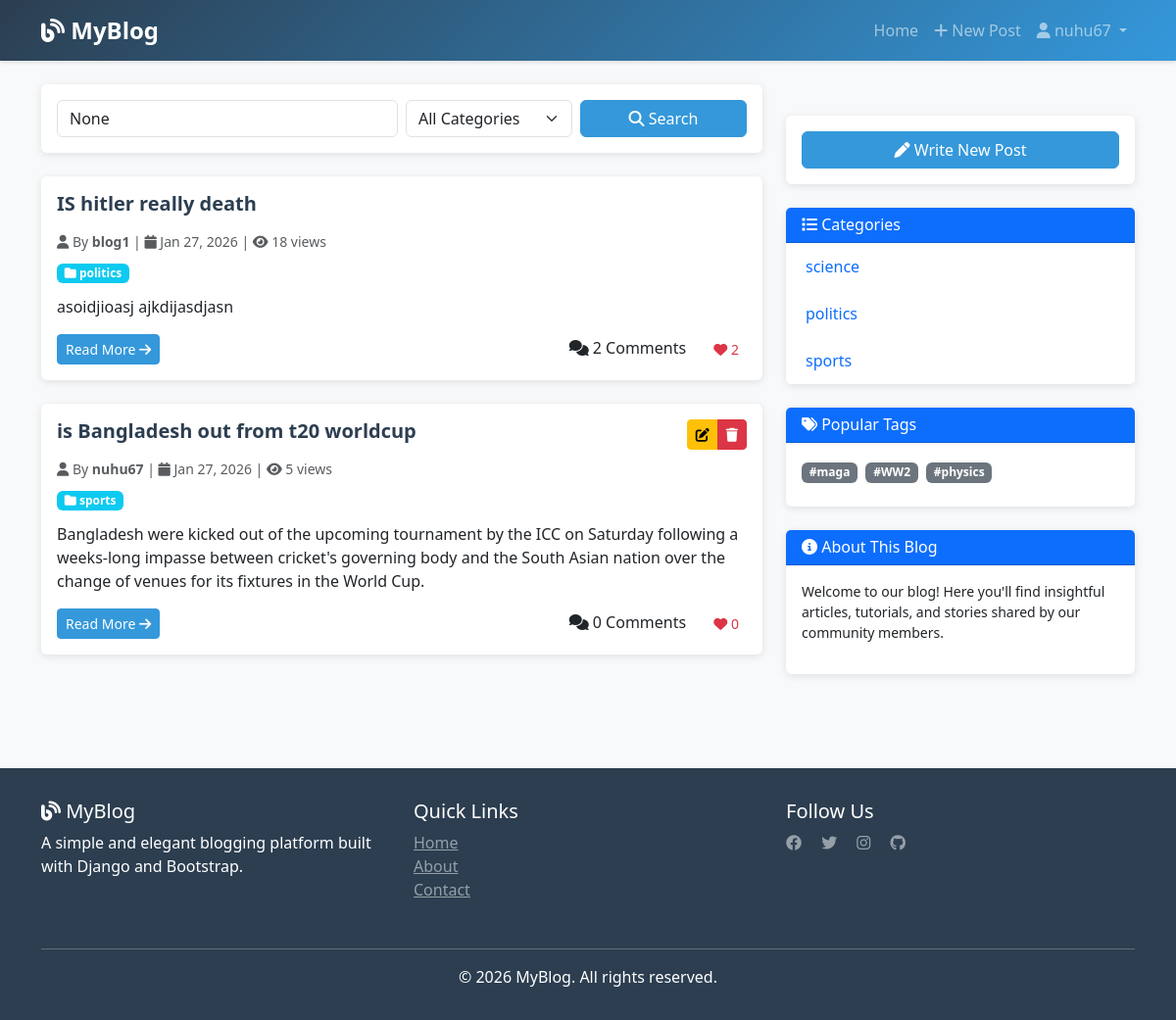
Screenshot of / (signed in) with the database file from the repository.
### blog/models.py (models this page shows, shortened)
class Post(models.Model):
    title=models.CharField(max_length=100)
    content=RichTextField(blank=True, null=True)
    author=models.ForeignKey(User, on_delete=models.CASCADE)
    created_at=models.DateTimeField(auto_now_add=True)
    updated_at=models.DateTimeField(auto_now=True)
    Catagory=models.ForeignKey(Catagory, on_delete=models.SET_NULL , null=True)
    tags=models.ManyToManyField(Tag)
    view_count=models.PositiveBigIntegerField(default=0)
    liked_users=models.ManyToManyField(User, related_name='liked_posts')

class Catagory(models.Model):
    name = models.CharField(max_length=100)

class Tag (models.Model):
    name = models.CharField(max_length=100)

### blog/views.py (the view)
# urls.py: path('', views.post_list, name='post_list'),
def post_list(request):
    catagoryQ=request.GET.get('category')
    tagQ=request.GET.get('tag')
    searchQ=request.GET.get('q')
    posts=Post.objects.all()
    if catagoryQ:
        posts=posts.filter(Catagory__name=catagoryQ)
    if tagQ:
        posts=posts.filter(tags__name=tagQ)
    if searchQ:
        posts=posts.filter(
            Q(title__icontains=searchQ) | Q(content__icontains=searchQ)
            | Q(tags__name__icontains=searchQ) | Q(Catagory__name__icontains=searchQ)
        ).distinct()
    paginator=Paginator(posts,2)
    page_number=request.GET.get('page')
    page_obj=paginator.get_page(page_number)
    context={
      "page_obj":page_obj,
      "catagories":Catagory.objects.all(),
      "tags":Tag.objects.all(),
      "search_query":searchQ,
      "catagory_query":catagoryQ,
      "tag_query":tagQ,
    }
    return render(request,'blog/post_list.html',context)

### templates/blog/post_list.html (shortened to what this page needs)
{% extends 'base.html' %}
{% load crispy_forms_tags %}
{% block content %}
<div class="row">
    <div class="col-lg-8">
        <div class="card mb-4">
            <div class="card-body">
                <form method="GET" class="row g-2">
                    <div class="col-md-6">
                        <input type="text" name="q" class="form-control"
                               placeholder="Search posts..."
                               value="{{ search_query }}">
                    </div>
                    <div class="col-md-3">
                        <select name="category" class="form-select">
                            <option value="">All Categories</option>
                        </select>
                    </div>
                    <div class="col-md-3">
                        <button type="submit" class="btn btn-primary w-100">
                            <i class="fas fa-search"></i> Search
                        </button>
                    </div>
                </form>
            </div>
        </div>
        {% if page_obj %}
            {% for post in page_obj %}
            <div class="card mb-4">
                <div class="card-body">
                    <div class="d-flex justify-content-between align-items-start mb-2">
                        <h5 class="card-title post-title">{{ post.title }}</h5>
                        {% if user == post.author %}
                        <div class="btn-group btn-group-sm">
                            <a href="{% url 'post_update' post.id %}" class="btn btn-warning" title="Edit">
                                <i class="fas fa-edit"></i>
                            </a>
                            <a href="{% url 'post_delete' post.id %}" class="btn btn-danger" title="Delete" onclick="return confirm('Are you sure?')">
                                <i class="fas fa-trash"></i>
                            </a>
                        </div>
                        {% endif %}
                    </div>
                    <p class="text-muted small mb-2">
                        <i class="fas fa-user"></i> By <strong>{{ post.author.username }}</strong> |
                        <i class="fas fa-calendar"></i> {{ post.created_at|date:"M d, Y" }} |
                        <i class="fas fa-eye"></i> {{ post.view_count }} views
                    </p>
                    {% if post.Catagory %}
                    <p class="mb-2">
                        <span class="badge bg-info">
                            <i class="fas fa-folder"></i> {{ post.Catagory.name }}
                        </span>
                    </p>
                    {% endif %}
                    <div class="card-text post-excerpt mb-3">
                        {{ post.content|truncatewords:50|safe }}
                    </div>
                    <div class="d-flex justify-content-between align-items-center">
                        <div>
                            <a href="{% url 'post_detail' post.id %}" class="btn btn-sm btn-primary">
                                Read More <i class="fas fa-arrow-right"></i>
                            </a>
                        </div>
                        <div>
                            <span class="me-3">
                                <i class="fas fa-comments"></i>
                                {{ post.comment_set.count }} Comments
                            </span>
                            {% if user.is_authenticated %}
                            <form method="POST" action="{% url 'like_post' post.id %}" class="d-inline">
                                <button type="submit" class="btn btn-sm {% if is_liked %}btn-danger{% else %}btn-outline-danger{% endif %}" style="border: none; background: none;">
                                    <i class="fas fa-heart"></i> {{ post.liked_users.count }}
                                </button>
                            </form>
                            {% else %}
                            <span class="text-danger"><i class="fas fa-heart"></i> {{ post.liked_users.count }}</span>
                            {% endif %}
                        </div>
                    </div>
                </div>
            </div>
            {% endfor %}
        {% else %}
        <div class="alert alert-info text-center py-5">
            <i class="fas fa-inbox fa-2x mb-3"></i>
            <p>No posts found. Try adjusting your search or filters.</p>
        </div>
        {% endif %}
    </div>
    <div class="col-lg-4">
        <div class="sidebar">
            {% if user.is_authenticated %}
            <div class="card mb-4">
                <div class="card-body text-center">
                    <a href="{% url 'post_create' %}" class="btn btn-primary w-100">
                        <i class="fas fa-pen"></i> Write New Post
                    </a>
                </div>
            </div>
            {% endif %}
            <div class="card">
                <div class="card-header bg-primary text-white">
                    <h6 class="mb-0"><i class="fas fa-list"></i> Categories</h6>
                </div>
                <ul class="list-group list-group-flush">
                    {% for category in catagories %}
                    <li class="list-group-item">
                        <a href="?category={{ category.name }}" class="text-decoration-none">
                            {{ category.name }}
                        </a>
                    </li>
                    {% empty %}
                    <li class="list-group-item text-muted">No categories yet</li>
                    {% endfor %}
                </ul>
            </div>
            <div class="card mt-4">
                <div class="card-header bg-primary text-white">
                    <h6 class="mb-0"><i class="fas fa-tags"></i> Popular Tags</h6>
                </div>
                <div class="card-body">
                    {% for tag in tags %}
                        <a href="?tag={{ tag.name }}" class="badge bg-secondary text-decoration-none mb-2">
                            {{ tag.name }}
                        </a>
                    {% empty %}
                    <p class="text-muted">No tags yet</p>
                    {% endfor %}
                </div>
            </div>
            <div class="card mt-4">
                <div class="card-header bg-primary text-white">
                    <h6 class="mb-0"><i class="fas fa-info-circle"></i> About This Blog</h6>
                </div>
                <div class="card-body">
                    <p class="small">Welcome to our blog! Here you'll find insightful articles, tutorials, and stories shared by our community members.</p>
                </div>
            </div>
        </div>
    </div>
</div>
{% endblock %}

### templates/base.html (shortened to what this page needs)
<!DOCTYPE html>
<html lang="en">
<head>
    <link href="https://cdn.jsdelivr.net/npm/bootstrap@5.3.0/dist/css/bootstrap.min.css" rel="stylesheet">
    <link rel="stylesheet" href="https://cdnjs.cloudflare.com/ajax/libs/font-awesome/6.4.0/css/all.min.css">
</head>
<body>
    <nav class="navbar navbar-expand-lg navbar-dark">
        <div class="container">
            <a class="navbar-brand" href="{% url 'post_list' %}">
                <i class="fas fa-blog"></i> MyBlog
            </a>
            <div class="collapse navbar-collapse" id="navbarNav">
                <ul class="navbar-nav ms-auto">
                    <li class="nav-item">
                        <a class="nav-link" href="{% url 'post_list' %}">Home</a>
                    </li>
                    {% if user.is_authenticated %}
                        <li class="nav-item">
                            <a class="nav-link" href="{% url 'post_create' %}">
                                <i class="fas fa-plus"></i> New Post
                            </a>
                        </li>
                        <li class="nav-item dropdown">
                            <a class="nav-link dropdown-toggle" href="#" id="userDropdown" role="button" data-bs-toggle="dropdown">
                                <i class="fas fa-user"></i> {{ user.username }}
                            </a>
                        </li>
                    {% endif %}
                </ul>
            </div>
        </div>
    </nav>
    <main>
        <div class="container my-4">
            {% block content %}{% endblock %}
        </div>
    </main>
    <footer>
        <div class="container">
            <div class="row">
                <div class="col-md-4 mb-3">
                    <h5><i class="fas fa-blog"></i> MyBlog</h5>
                    <p>A simple and elegant blogging platform built with Django and Bootstrap.</p>
                </div>
                <div class="col-md-4 mb-3">
                    <h5>Quick Links</h5>
                    <ul class="list-unstyled">
                        <li><a href="{% url 'post_list' %}" class="text-white-50">Home</a></li>
                        <li><a href="#" class="text-white-50">About</a></li>
                        <li><a href="#" class="text-white-50">Contact</a></li>
                    </ul>
                </div>
                <div class="col-md-4 mb-3">
                    <h5>Follow Us</h5>
                    <a href="#" class="text-white-50 me-3"><i class="fab fa-facebook"></i></a>
                    <a href="#" class="text-white-50 me-3"><i class="fab fa-twitter"></i></a>
                    <a href="#" class="text-white-50 me-3"><i class="fab fa-instagram"></i></a>
                    <a href="#" class="text-white-50"><i class="fab fa-github"></i></a>
                </div>
            </div>
            <hr class="bg-white-50">
            <div class="text-center">
                <p class="mb-0">&copy; 2026 MyBlog. All rights reserved.</p>
            </div>
        </div>
    </footer>
</body>
</html>

### templates/base.html (style rules this page uses)
:root { --primary-color: #2c3e50; --secondary-color: #3498db; }
body { display: flex; flex-direction: column; min-height: 100vh; background-color: #f8f9fa; }
main { flex: 1; }
.navbar { background: linear-gradient(135deg, var(--primary-color) 0%, var(--secondary-color) 100%); box-shadow: 0 2px 4px rgba(0,0,0,0.1); }
.navbar-brand { font-weight: 700; font-size: 1.5rem; }
.card { border: none; box-shadow: 0 2px 8px rgba(0,0,0,0.1); transition: transform 0.3s ease, box-shadow 0.3s ease; }
.btn-primary { background-color: var(--secondary-color); border-color: var(--secondary-color); }
.post-title { color: var(--primary-color); font-weight: 600; }
.sidebar { margin-top: 2rem; }
.sidebar .card { margin-bottom: 1.5rem; }
.sidebar .list-group-item { border: none; padding: 0.75rem 1.25rem; }
.badge { margin-right: 0.25rem; margin-bottom: 0.25rem; }
footer { background-color: var(--primary-color); color: white; padding: 2rem 0; margin-top: 3rem; }

### rows the page displays
Post: title "IS hitler really death", author.username "blog1", created_at "Jan 27, 2026", view_count "18", Catagory.name "politics", content "asoidjioasj ajkdijasdjasn", comment_set.count "2", liked_users.count "2"
Post: title "is Bangladesh out from t20 worldcup", author.username "nuhu67", created_at "Jan 27, 2026", view_count "5", Catagory.name "sports", content "Bangladesh were kicked out of the upcoming tournament by the ICC on Saturday following a weeks-long impasse between cricket's governing body and the South Asian nation over the change of venues for its fixtures in the World Cup.", comment_set.count "0", liked_users.count "0"
Catagory: name "science"
Catagory: name "politics"
Catagory: name "sports"
Tag: name "#maga"
Tag: name "#WW2"
Tag: name "#physics"

### other values shown
{{ user.username }} "nuhu67"
